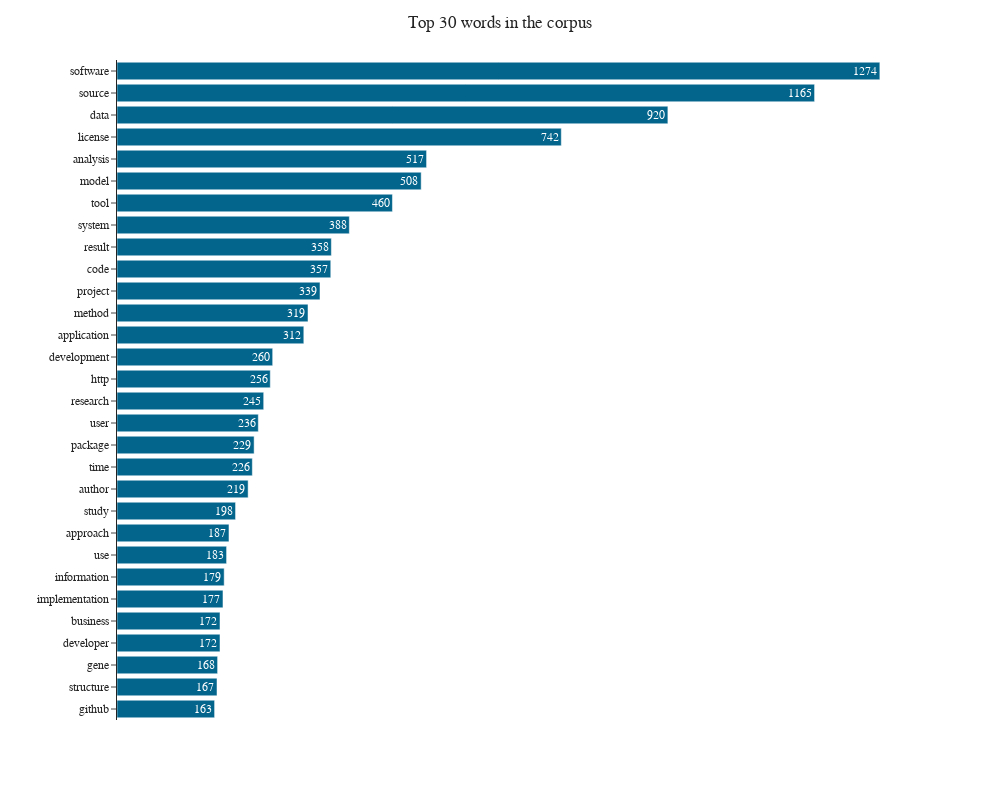

The notebook cell saved with this chart:
### Code cell
top_words = pd.Series(' '.join(corpus["Abstract"]).split()).value_counts()[:30]
top_words = pd.DataFrame(top_words, columns = ["count"])

barh_chart(top_words, "count", top_words.index, "Top 30 words in the corpus")

### Figure 1 — Plotly figure (JSON) as saved in the notebook; plotly's stock layout.template omitted (floating-point values rounded to 4 significant figures)
{"data": [{"alignmentgroup": "True", "hovertemplate": "count=%{text}<br>index=%{y}<extra></extra>", "legendgroup": "", "marker": {"color": "#03658C", "pattern": {"shape": ""}}, "name": "", "offsetgroup": "", "orientation": "h", "showlegend": false, "text": [1274, 1165, 920, 742, 517, 508, 460, 388, 358, 357, 339, 319, 312, 260, 256, 245, 236, 229, 226, 219, 198, 187, 183, 179, 177, 172, 172, 168, 167, 163], "textposition": "auto", "type": "bar", "x": [1274, 1165, 920, 742, 517, 508, 460, 388, 358, 357, 339, 319, 312, 260, 256, 245, 236, 229, 226, 219, 198, 187, 183, 179, 177, 172, 172, 168, 167, 163], "xaxis": "x", "y": ["software", "source", "data", "license", "analysis", "model", "tool", "system", "result", "code", "project", "method", "application", "development", "http", "research", "user", "package", "time", "author", "study", "approach", "use", "information", "implementation", "developer", "business", "gene", "structure", "github"], "yaxis": "y"}], "layout": {"barmode": "relative", "font": {"family": "Times New Roman", "size": 12}, "height": 800, "legend": {"tracegroupgap": 0}, "margin": {"t": 60}, "title": {"text": "Top 30 words in the corpus", "x": 0.5, "xanchor": "center", "y": 0.98, "yanchor": "top"}, "width": 1000, "xaxis": {"anchor": "y", "domain": [0, 1], "title": {"text": ""}, "visible": false}, "yaxis": {"anchor": "x", "categoryorder": "max ascending", "domain": [0, 1], "title": {"text": ""}}}}
